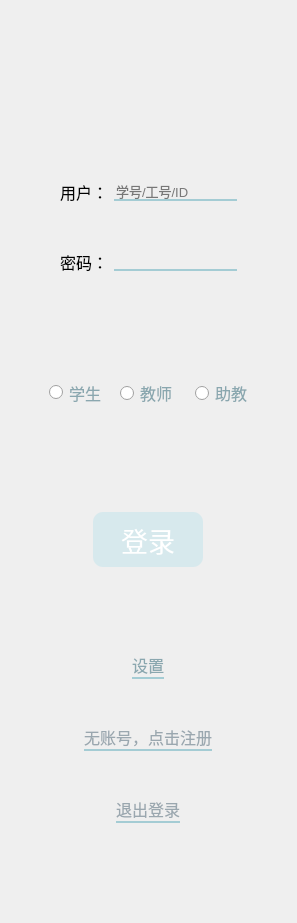
     <widget class="QWidget" name="login_page">
      <layout class="QVBoxLayout" name="verticalLayout_2">
       <item>
        <spacer name="verticalSpacer_34">
         <property name="orientation">
          <enum>Qt::Vertical</enum>
         </property>
         <property name="sizeHint" stdset="0">
          <size>
           <width>20</width>
           <height>40</height>
          </size>
         </property>
        </spacer>
       </item>
       <item>
        <widget class="QWidget" name="nmwidget" native="true">
         <layout class="QGridLayout" name="gridLayout">
          <item row="5" column="1">
           <widget class="QLabel" name="pwdLogo">
            <property name="font">
             <font>
              <pointsize>12</pointsize>
             </font>
            </property>
            <property name="text">
             <string>密码：</string>
            </property>
           </widget>
          </item>
          <item row="1" column="2">
           <spacer name="verticalSpacer_46">
            <property name="orientation">
             <enum>Qt::Vertical</enum>
            </property>
            <property name="sizeHint" stdset="0">
             <size>
              <width>20</width>
              <height>40</height>
             </size>
            </property>
           </spacer>
          </item>
          <item row="3" column="0">
           <spacer name="horizontalSpacer_4">
            <property name="orientation">
             <enum>Qt::Horizontal</enum>
            </property>
            <property name="sizeHint" stdset="0">
             <size>
              <width>40</width>
              <height>20</height>
             </size>
            </property>
           </spacer>
          </item>
          <item row="3" column="2">
           <widget class="QLineEdit" name="name_tx">
            <property name="font">
             <font>
              <pointsize>10</pointsize>
             </font>
            </property>
            <property name="styleSheet">
             <string notr="true">background:transparent;
border-color:#a4ccd4;
border-style:solid;
border-top-width:0px;
border-right-width:0px;
border-bottom-width:2px;
border-left-width:0px;</string>
            </property>
            <property name="placeholderText">
             <string>学号/工号/ID</string>
            </property>
           </widget>
          </item>
          <item row="3" column="3">
           <spacer name="horizontalSpacer_5">
            <property name="orientation">
             <enum>Qt::Horizontal</enum>
            </property>
            <property name="sizeHint" stdset="0">
             <size>
              <width>40</width>
              <height>20</height>
             </size>
            </property>
           </spacer>
          </item>
          <item row="3" column="1">
           <widget class="QLabel" name="nameLogo">
            <property name="font">
             <font>
              <pointsize>12</pointsize>
             </font>
            </property>
            <property name="text">
             <string>用户：</string>
            </property>
           </widget>
          </item>
          <item row="5" column="2">
           <widget class="QLineEdit" name="pwd_tx">
            <property name="font">
             <font>
              <pointsize>10</pointsize>
             </font>
            </property>
            <property name="styleSheet">
             <string notr="true">background:transparent;
border-color:#a4ccd4;
border-style:solid;
border-top-width:0px;
border-right-width:0px;
border-bottom-width:2px;
border-left-width:0px;</string>
            </property>
           </widget>
          </item>
          <item row="2" column="2">
           <spacer name="verticalSpacer_50">
            <property name="orientation">
             <enum>Qt::Vertical</enum>
            </property>
            <property name="sizeHint" stdset="0">
             <size>
              <width>20</width>
              <height>40</height>
             </size>
            </property>
           </spacer>
          </item>
          <item row="0" column="2">
           <spacer name="verticalSpacer_35">
            <property name="orientation">
             <enum>Qt::Vertical</enum>
            </property>
            <property name="sizeHint" stdset="0">
             <size>
              <width>20</width>
              <height>40</height>
             </size>
            </property>
           </spacer>
          </item>
          <item row="4" column="2">
           <spacer name="verticalSpacer_3">
            <property name="orientation">
             <enum>Qt::Vertical</enum>
            </property>
            <property name="sizeHint" stdset="0">
             <size>
              <width>20</width>
              <height>40</height>
             </size>
            </property>
           </spacer>
          </item>
          <item row="6" column="2">
           <spacer name="verticalSpacer_48">
            <property name="orientation">
             <enum>Qt::Vertical</enum>
            </property>
            <property name="sizeHint" stdset="0">
             <size>
              <width>20</width>
              <height>40</height>
             </size>
            </property>
           </spacer>
          </item>
         </layout>
        </widget>
       </item>
       <item>
        <spacer name="verticalSpacer_4">
         <property name="orientation">
          <enum>Qt::Vertical</enum>
         </property>
         <property name="sizeHint" stdset="0">
          <size>
           <width>20</width>
           <height>40</height>
          </size>
         </property>
        </spacer>
       </item>
       <item>
        <widget class="QWidget" name="idwidget" native="true">
         <property name="styleSheet">
          <string notr="true">color: rgb(138, 167, 175);
</string>
         </property>
         <layout class="QHBoxLayout" name="horizontalLayout_2">
          <item alignment="Qt::AlignRight">
           <widget class="QRadioButton" name="student_btn">
            <property name="font">
             <font>
              <pointsize>12</pointsize>
             </font>
            </property>
            <property name="styleSheet">
             <string notr="true">border-radius:10px 10px;</string>
            </property>
            <property name="text">
             <string>学生</string>
            </property>
           </widget>
          </item>
          <item alignment="Qt::AlignHCenter">
           <widget class="QRadioButton" name="teacher_btn">
            <property name="font">
             <font>
              <pointsize>12</pointsize>
             </font>
            </property>
            <property name="text">
             <string>教师</string>
            </property>
           </widget>
          </item>
          <item alignment="Qt::AlignLeft">
           <widget class="QRadioButton" name="zhujiao_btn">
            <property name="font">
             <font>
              <pointsize>12</pointsize>
             </font>
            </property>
            <property name="text">
             <string>助教</string>
            </property>
           </widget>
          </item>
         </layout>
        </widget>
       </item>
       <item>
        <spacer name="verticalSpacer_5">
         <property name="orientation">
          <enum>Qt::Vertical</enum>
         </property>
         <property name="sizeHint" stdset="0">
          <size>
           <width>20</width>
           <height>40</height>
          </size>
         </property>
        </spacer>
       </item>
       <item>
        <widget class="QWidget" name="loginwidget" native="true">
         <layout class="QVBoxLayout" name="verticalLayout">
          <item>
           <spacer name="verticalSpacer_6">
            <property name="orientation">
             <enum>Qt::Vertical</enum>
            </property>
            <property name="sizeHint" stdset="0">
             <size>
              <width>20</width>
              <height>40</height>
             </size>
            </property>
           </spacer>
          </item>
          <item alignment="Qt::AlignHCenter">
           <widget class="QPushButton" name="login_btn">
            <property name="minimumSize">
             <size>
              <width>110</width>
              <height>55</height>
             </size>
            </property>
            <property name="font">
             <font>
              <pointsize>20</pointsize>
             </font>
            </property>
            <property name="autoFillBackground">
             <bool>false</bool>
            </property>
            <property name="styleSheet">
             <string notr="true">background:rgb(215, 233, 237);
border-style: flat;
color: white;
border-radius: 10px;</string>
            </property>
            <property name="text">
             <string>登录</string>
            </property>
           </widget>
          </item>
          <item>
           <spacer name="verticalSpacer">
            <property name="orientation">
             <enum>Qt::Vertical</enum>
            </property>
            <property name="sizeHint" stdset="0">
             <size>
              <width>20</width>
              <height>40</height>
             </size>
            </property>
           </spacer>
          </item>
          <item>
           <spacer name="verticalSpacer_38">
            <property name="orientation">
             <enum>Qt::Vertical</enum>
            </property>
            <property name="sizeHint" stdset="0">
             <size>
              <width>20</width>
              <height>40</height>
             </size>
            </property>
           </spacer>
          </item>
          <item alignment="Qt::AlignHCenter">
           <widget class="QPushButton" name="set_btn">
            <property name="font">
             <font>
              <pointsize>12</pointsize>
             </font>
            </property>
            <property name="styleSheet">
             <string notr="true">color:rgb(138, 167, 175);
background: transparent;
border-color:#a4ccd4;
border-style:solid;
border-top-width:0px;
border-right-width:0px;
border-bottom-width:2px;
border-left-width:0px;</string>
            </property>
            <property name="text">
             <string>设置</string>
            </property>
           </widget>
          </item>
          <item>
           <spacer name="verticalSpacer_2">
            <property name="orientation">
             <enum>Qt::Vertical</enum>
            </property>
            <property name="sizeHint" stdset="0">
             <size>
              <width>20</width>
              <height>40</height>
             </size>
            </property>
           </spacer>
          </item>
          <item alignment="Qt::AlignHCenter">
           <widget class="QPushButton" name="register_btn">
            <property name="font">
             <font>
              <pointsize>12</pointsize>
             </font>
            </property>
            <property name="styleSheet">
             <string notr="true">color:rgb(154, 167, 175);
background: transparent;
border-color:#a4ccd4;
border-style:solid;
border-top-width:0px;
border-right-width:0px;
border-bottom-width:2px;
border-left-width:0px;</string>
            </property>
            <property name="text">
             <string>无账号，点击注册</string>
            </property>
           </widget>
          </item>
          <item>
           <spacer name="verticalSpacer_39">
            <property name="orientation">
             <enum>Qt::Vertical</enum>
            </property>
            <property name="sizeHint" stdset="0">
             <size>
              <width>20</width>
              <height>40</height>
             </size>
            </property>
           </spacer>
          </item>
          <item alignment="Qt::AlignHCenter">
           <widget class="QPushButton" name="exit_btn">
            <property name="font">
             <font>
              <pointsize>12</pointsize>
             </font>
            </property>
            <property name="styleSheet">
             <string notr="true">color:rgb(154, 167, 175);
background: transparent;
border-color:#a4ccd4;
border-style:solid;
border-top-width:0px;
border-right-width:0px;
border-bottom-width:2px;
border-left-width:0px;</string>
            </property>
            <property name="text">
             <string>退出登录</string>
            </property>
           </widget>
          </item>
          <item>
           <spacer name="verticalSpacer_7">
            <property name="orientation">
             <enum>Qt::Vertical</enum>
            </property>
            <property name="sizeHint" stdset="0">
             <size>
              <width>20</width>
              <height>40</height>
             </size>
            </property>
           </spacer>
          </item>
          <item>
           <spacer name="verticalSpacer_49">
            <property name="orientation">
             <enum>Qt::Vertical</enum>
            </property>
            <property name="sizeHint" stdset="0">
             <size>
              <width>20</width>
              <height>40</height>
             </size>
            </property>
           </spacer>
          </item>
         </layout>
        </widget>
       </item>
      </layout>
     </widget>
